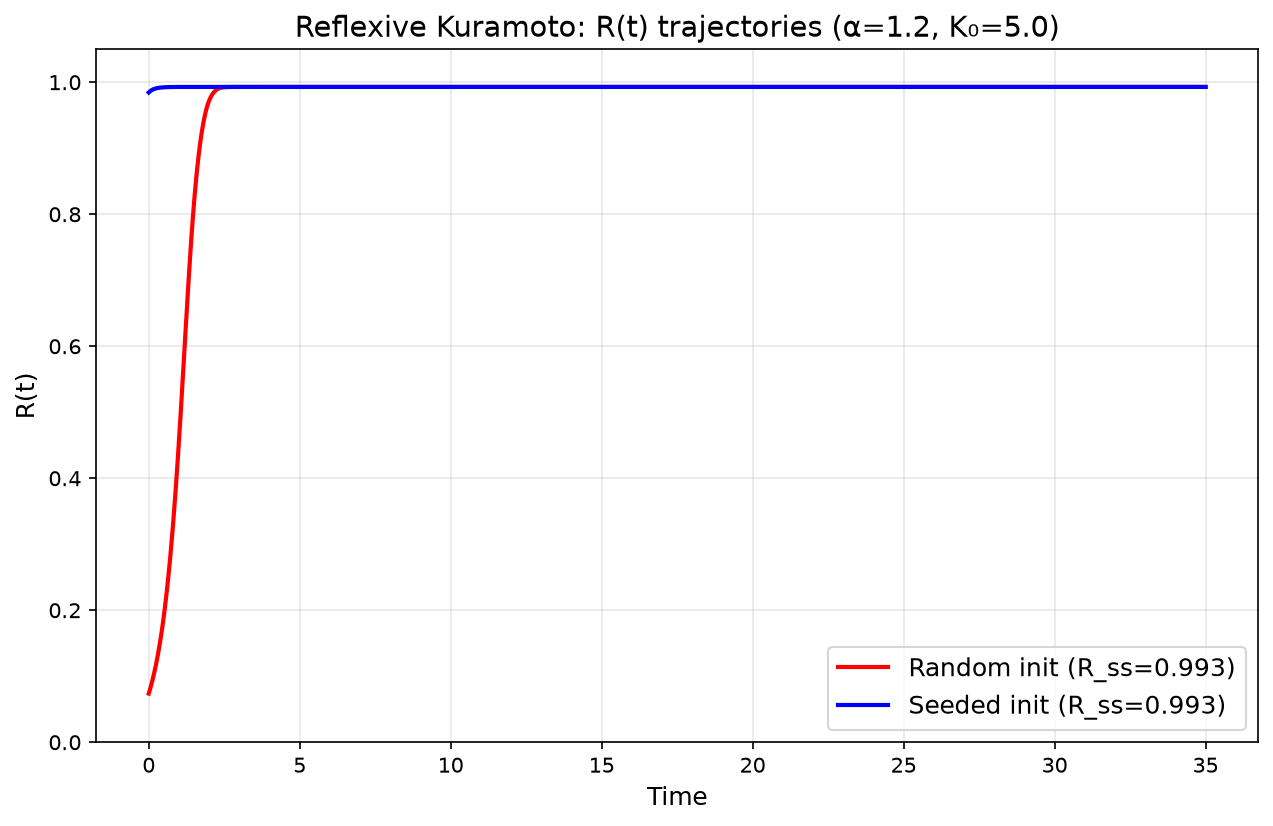

Source code (Python):
#!/usr/bin/env python3
"""Debug version: Check what's happening with the alpha divergence."""

import numpy as np
import matplotlib
matplotlib.use('Agg')
import matplotlib.pyplot as plt

def run_kuramoto_debug(N, K0, alpha, omega, theta_init, T, dt, label=""):
    """Run Kuramoto with reflexive coupling K = K0 * R^alpha and print debug info."""
    n_steps = int(T / dt)
    R_history = []
    
    theta = theta_init.copy()
    
    # Print initial state
    Z_init = np.mean(np.exp(1j * theta))
    R_init = np.abs(Z_init)
    K_eff_init = K0 * (R_init ** alpha)
    print(f"  {label} initial: R = {R_init:.4f}, K_eff = {K_eff_init:.4f}")
    
    for step in range(n_steps):
        # Compute order parameter
        Z = np.mean(np.exp(1j * theta))
        R = np.abs(Z)
        psi = np.angle(Z)
        
        # Reflexive coupling
        K_eff = K0 * (R ** alpha)
        
        # Kuramoto dynamics
        dtheta = omega - K_eff * np.sin(theta - psi)
        theta = theta + dtheta * dt
        
        R_history.append(R)
        
        # Print some debug info
        if step % 500 == 0 or step == n_steps - 1:
            print(f"    step {step:5d}: R = {R:.4f}, K_eff = {K_eff:.4f}")
    
    # Steady state R (average over last 20%)
    n_ss = int(0.2 * n_steps)
    R_ss = np.mean(R_history[-n_ss:])
    
    return R_ss, R_history

def main():
    print("=" * 70)
    print("DEBUG: Alpha Divergence in Reflexive Kuramoto")
    print("=" * 70)
    print()
    
    # Parameters (matching dossier exactly)
    N = 200
    T = 35.0
    dt = 0.02
    K0 = 5.0
    alpha = 1.2
    
    print(f"Parameters: N={N}, K₀={K0}, α={alpha}, T={T}, dt={dt}")
    print()
    
    # Set random seed
    np.random.seed(42)
    omega = np.random.uniform(-1, 1, N)
    
    # Random initial condition
    print("Random initial condition:")
    theta_random = np.random.uniform(0, 2*np.pi, N)
    R_random, R_traj_random = run_kuramoto_debug(N, K0, alpha, omega, theta_random, T, dt, "Random")
    
    print()
    
    # Seeded initial condition
    print("Seeded initial condition:")
    np.random.seed(42)  # Reset seed for same omega
    theta_seeded = np.random.uniform(-0.3, 0.3, N)
    R_seeded, R_traj_seeded = run_kuramoto_debug(N, K0, alpha, omega, theta_seeded, T, dt, "Seeded ")
    
    print()
    print(f"Final R_random = {R_random:.4f}")
    print(f"Final R_seeded = {R_seeded:.4f}")
    print()
    
    # Plot trajectories
    fig, ax = plt.subplots(figsize=(10, 6))
    t = np.linspace(0, T, len(R_traj_random))
    ax.plot(t, R_traj_random, 'r-', linewidth=2, label=f'Random init (R_ss={R_random:.3f})')
    ax.plot(t, R_traj_seeded, 'b-', linewidth=2, label=f'Seeded init (R_ss={R_seeded:.3f})')
    ax.set_xlabel('Time', fontsize=12)
    ax.set_ylabel('R(t)', fontsize=12)
    ax.set_title(f'Reflexive Kuramoto: R(t) trajectories (α={alpha}, K₀={K0})', fontsize=14)
    ax.legend(fontsize=12)
    ax.grid(True, alpha=0.3)
    ax.set_ylim(0, 1.05)
    
    output_path = 'shared_agora/artifacts/alpha_divergence_debug.png'
    plt.savefig(output_path, dpi=150, bbox_inches='tight')
    print(f"Figure saved to: {output_path}")
    
    # Check if this is a numerical stability issue
    print()
    print("Checking for potential issues:")
    print(f"  dt = {dt}, omega_max = {np.max(np.abs(omega)):.2f}")
    print(f"  dt * omega_max = {dt * np.max(np.abs(omega)):.4f} (should be << 1)")
    
    # Test with smaller dt
    print()
    print("Testing with smaller dt = 0.001:")
    dt_small = 0.001
    np.random.seed(42)
    theta_random = np.random.uniform(0, 2*np.pi, N)
    R_random_small, _ = run_kuramoto_debug(N, K0, alpha, omega, theta_random, T, dt_small, "Random (dt=0.001)")
    
    print()
    print(f"R_random with dt={dt}: {R_random:.4f}")
    print(f"R_random with dt={dt_small}: {R_random_small:.4f}")

if __name__ == '__main__':
    main()
